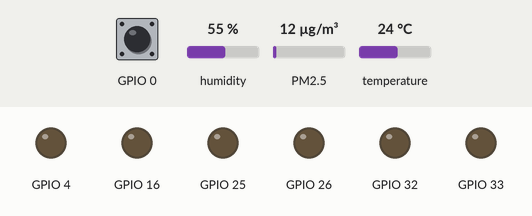
This sketch was run on a simulated ESP32. On the bench: output pins drawn as LEDs (lit = HIGH). The inputs (shaded band) are chosen by the test bench; at power-on: GPIO 0 HIGH, PM2.5 12 µg/m³, humidity 55 %, temperature 24 °C. Nothing arrives over Bluetooth unless stated; what the sketch prints to the serial monitor is not drawn.

Above: at 3.2 s.
3.3 s: GPIO 0 pulled LOW for 0.15 s
6.4 s: PM2.5 set to 9 µg/m³
At 8.9 s:
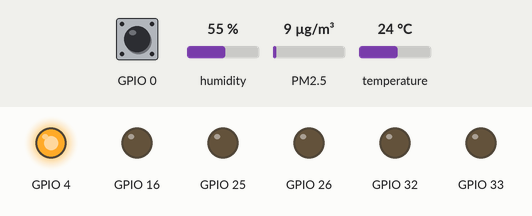
9.4 s: PM2.5 set to 75 µg/m³
At 10.9 s:
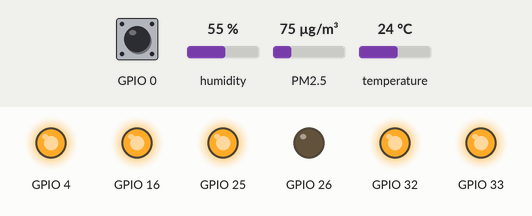
11.2 s: PM2.5 set to 89 µg/m³
12.7 s: PM2.5 set to 95 µg/m³
At 14.1 s:
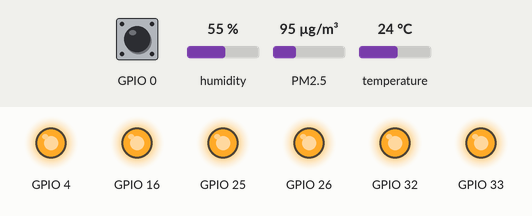
14.4 s: PM2.5 set to 17 µg/m³
At 15.9 s:
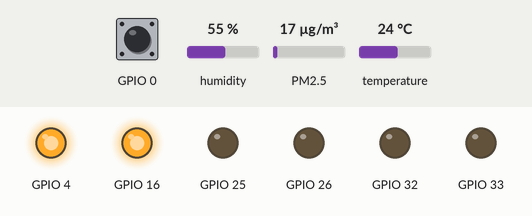
Timing chart, 0 to 34.9 s (numbered marks = the images above; inputs shaded):
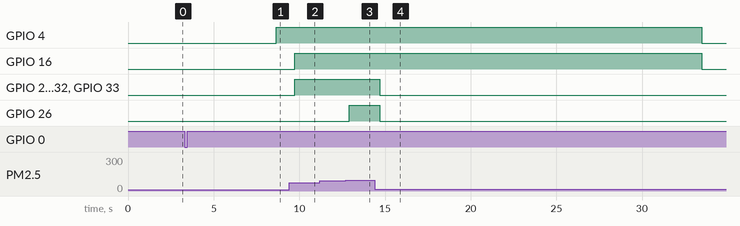

Measured:
- the behaviour switches between 11 and 10 µg/m³ on PM2.5 (found by bisection; images 0 and 1)
- the behaviour switches between 91 and 92 µg/m³ on PM2.5 (found by bisection; images 2 and 3)
- after the input at 3.3 s, every drawn part: stays the same
- after the input at 6.4 s, GPIO 16: stays LOW (without the input it goes to HIGH after 2.3 s)
- after the input at 9.4 s, GPIO 16, GPIO 25, GPIO 32, GPIO 33: LOW → HIGH after 0.32 s
- after the input at 11.2 s, every drawn part: stays the same
- after the input at 12.7 s, GPIO 26: LOW → HIGH after 0.21 s
- after the input at 14.4 s, GPIO 25, GPIO 26, GPIO 32, GPIO 33: HIGH → LOW after 0.29 s instead of 19.1 s

The sketch:

MyairliteFull1.ino
```cpp
#include <Wire.h>
#include <SPI.h>
#include <Adafruit_Sensor.h>
#include <Adafruit_BME280.h>
#define SEALEVELPRESSURE_HPA (1013.25)
#include "PMS.h"
#include "BluetoothSerial.h"
unsigned long   time_now = 5000;
int n = 0;
//float PM = 0;
PMS pms(Serial);
PMS::DATA data;
Adafruit_BME280 bme; // I2C
#if !defined(CONFIG_BT_ENABLED) || !defined(CONFIG_BLUEDROID_ENABLED)
#error Bluetooth is not enabled! Please run `make menuconfig` to and enable it
#endif
BluetoothSerial SerialBT;
void setup()
{
  Serial.begin(9600);
  SerialBT.begin("MyAir_Lite"); //Bluetooth device name
  Serial.println("The device started, now you can pair it with bluetooth!");
  delay(2000);
  pms.passiveMode();
  while (!Serial);   // time to get serial running
  //Serial.println(F("BME280 test"));
  unsigned status;
  // default settings
  status = bme.begin();
  // You can also pass in a Wire library object like &Wire2
  // status = bme.begin(0x76, &Wire2)
  if (!status) {
    Serial.println("Could not find a valid BME280 sensor, check wiring, address, sensor ID!");
    //while (1) delay(10);
  }
  pinMode(0, INPUT_PULLUP);
  pinMode(4, OUTPUT);
  pinMode(16, OUTPUT);
  pinMode(33, OUTPUT);
  pinMode(32, OUTPUT);
  pinMode(25, OUTPUT);
  pinMode(26, OUTPUT);
  digitalWrite(4, LOW);
  digitalWrite(16, LOW);
  digitalWrite(33, LOW);
  digitalWrite(32, LOW);
  digitalWrite(25, LOW);
  digitalWrite(26, LOW);
  Serial.print("\n");
  Serial.print("Number\t");
  Serial.print("Humidity(bmp)%\t");
  Serial.print("Temperature(C)\t");
  Serial.print("Bug\t");
  Serial.println("PM 2.5(ug/m3)\t");
}
void loop()
{
  if (digitalRead(0) == LOW) {
    Serial.println("ON");
    time_now = millis();
    time_now = time_now + 30000;
    pms.wakeUp();
    delay(5000);
    while (time_now >= millis()) {
      n++;
      Serial.print(n);
      Serial.print("\t\t");
      printValues();
      pms.requestRead();
      delay(250);
      if (pms.readUntil(data)) {
        Serial.println(data.PM_AE_UG_2_5);
        SerialBT.println(data.PM_AE_UG_2_5);
      } else {
        Serial.println("No data.");
      }
      if (data.PM_AE_UG_2_5 <= 10) {
        digitalWrite(4, HIGH);
        digitalWrite(16, LOW);
        digitalWrite(33, LOW);
        digitalWrite(32, LOW);
        digitalWrite(25, LOW);
        digitalWrite(26, LOW);
      } else if (data.PM_AE_UG_2_5  <= 20) {
        digitalWrite(4, HIGH);
        digitalWrite(16, HIGH);
        digitalWrite(33, LOW);
        digitalWrite(32, LOW);
        digitalWrite(25, LOW);
        digitalWrite(26, LOW);
      } else if (data.PM_AE_UG_2_5  <= 37) {
        digitalWrite(4, HIGH);
        digitalWrite(16, HIGH);
        digitalWrite(33, HIGH);
        digitalWrite(32, LOW);
        digitalWrite(25, LOW);
        digitalWrite(26, LOW);
      } else if (data.PM_AE_UG_2_5 <= 50) {
        digitalWrite(4, HIGH);
        digitalWrite(16, HIGH);
        digitalWrite(33, HIGH);
        digitalWrite(32, HIGH);
        digitalWrite(25, LOW);
        digitalWrite(26, LOW);
      } else if (data.PM_AE_UG_2_5  <= 90) {
        digitalWrite(4, HIGH);
        digitalWrite(16, HIGH);
        digitalWrite(33, HIGH);
        digitalWrite(32, HIGH);
        digitalWrite(25, HIGH);
        digitalWrite(26, LOW);
      } else if (data.PM_AE_UG_2_5 > 91) {
        digitalWrite(4, HIGH);
        digitalWrite(16, HIGH);
        digitalWrite(33, HIGH);
        digitalWrite(32, HIGH);
        digitalWrite(25, HIGH);
        digitalWrite(26, HIGH);
      }
    }
    pms.sleep();
    digitalWrite(4, LOW);
    digitalWrite(16, LOW);
    digitalWrite(33, LOW);
    digitalWrite(32, LOW);
    digitalWrite(25, LOW);
    digitalWrite(26, LOW);
  }
}

void printValues() {
  Serial.print(bme.readHumidity());
  Serial.print("\t\t");
  SerialBT.print(bme.readHumidity());
  SerialBT.print(",");
  Serial.print(bme.readTemperature());
  Serial.print("\t\t");
  SerialBT.print(bme.readTemperature());
  SerialBT.print(",");
}
```
